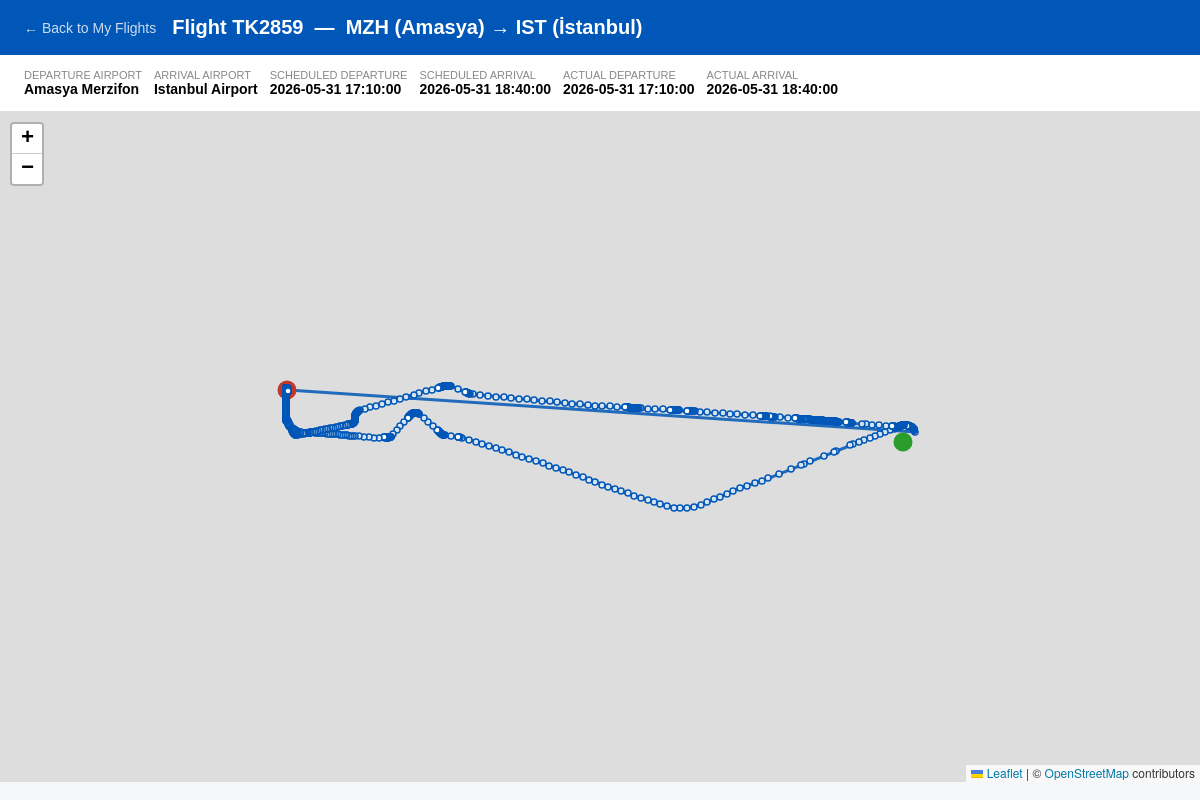
/project/user/flight_path.php?flightNumber=TK2859&scheduledDeparture=2026-05-31+17:10:00 (signed in), run on the app's committed database.
### tables this page shows
CREATE TABLE flight (
  aircraftRegistration varchar(8),  
  departedAirport varchar(6) NOT NULL,  
  arrivedAirport varchar(6) NOT NULL,  
  flightNumber varchar(6) NOT NULL,  
  scheduledDeparture datetime NOT NULL,  
  scheduledArrival datetime NOT NULL,  
  actualDeparture datetime NOT NULL,  
  actualArrival datetime NOT NULL,  
  PRIMARY KEY (flightNumber, scheduledDeparture),
  CONSTRAINT flightFliesFrom FOREIGN KEY (departedAirport) REFERENCES airport (codeICAO),
  CONSTRAINT flightFliesTo FOREIGN KEY (arrivedAirport) REFERENCES airport (codeICAO),
  CONSTRAINT flightUsesAircraft FOREIGN KEY (aircraftRegistration) REFERENCES aircraft (registration) ON UPDATE CASCADE
);

CREATE TABLE airport (
  latitude float(11) NOT NULL,  
  longitude float(11) NOT NULL,  
  codeICAO varchar(4) PRIMARY KEY NOT NULL,  
  codeIATA varchar(3),  
  runways varchar(100) NOT NULL,  
  pname varchar(100) NOT NULL,  
  city varchar(100) NOT NULL,  
  country varchar(2) NOT NULL,  
  avgAircraftToRunway int(11),  
  avgGateToAircraftByBus int(11)  
);

### project/user/flight_path.php (the view, shortened to what this page needs)
<?php
$flightNumber       = isset($_GET['flightNumber'])       ? trim($_GET['flightNumber'])       : '';
$scheduledDeparture = isset($_GET['scheduledDeparture']) ? trim($_GET['scheduledDeparture']) : '';
$host   = "127.0.0.1";
$dbname = "flightdiary306";
$dbuser = "root";
$dbpass = "";
try {
    $pdo = new PDO("mysql:host=$host;dbname=$dbname;charset=utf8mb4", $dbuser, $dbpass);
    $pdo->setAttribute(PDO::ATTR_ERRMODE, PDO::ERRMODE_EXCEPTION);
    $flightStmt = $pdo->prepare("
        SELECT
            f.flightNumber,
            f.scheduledDeparture,
            f.scheduledArrival,
            f.actualDeparture,
            f.actualArrival,
            dep.pname    AS depName,
            dep.city     AS depCity,
            dep.codeIATA AS depIATA,
            dep.latitude AS depLat,
            dep.longitude AS depLng,
            arr.pname    AS arrName,
            arr.city     AS arrCity,
            arr.codeIATA AS arrIATA,
            arr.latitude AS arrLat,
            arr.longitude AS arrLng
        FROM flight f
        JOIN airport dep ON dep.codeICAO = f.departedAirport
        JOIN airport arr ON arr.codeICAO = f.arrivedAirport
        WHERE f.flightNumber = ?
          AND f.scheduledDeparture = ?
        LIMIT 1
    ");
    $flightStmt->execute([$flightNumber, $scheduledDeparture]);
    $flight = $flightStmt->fetch(PDO::FETCH_ASSOC);
    $pathStmt = $pdo->prepare("
        SELECT latitude, longitude, altitude, speed, heading, epochTimestamp
        FROM path
        WHERE flightNumber = ?
        ORDER BY epochTimestamp ASC
    ");
    $pathStmt->execute([$flightNumber]);
    $pathPoints = $pathStmt->fetchAll(PDO::FETCH_ASSOC);
} catch (PDOException $e) {
    die("Database error: " . $e->getMessage());
}
?>
<!DOCTYPE html>
<html lang="en">
<head>
    <link rel="stylesheet" href="https://unpkg.com/leaflet@1.9.4/dist/leaflet.css" />
</head>
<body>
<header>
    <a href="tickets.php">&larr; Back to My Flights</a>
    <h1>
        Flight <?php echo htmlspecialchars($flightNumber); ?> &nbsp;&mdash;&nbsp;
        <?php echo htmlspecialchars($flight['depIATA'] . ' (' . $flight['depCity'] . ')'); ?>
        &rarr;
        <?php echo htmlspecialchars($flight['arrIATA'] . ' (' . $flight['arrCity'] . ')'); ?>
    </h1>
</header>
<div class="info-bar">
    <div class="info-item">
        <span>Departure Airport</span>
        <span><?php echo htmlspecialchars($flight['depName']); ?></span>
    </div>
    <div class="info-item">
        <span>Arrival Airport</span>
        <span><?php echo htmlspecialchars($flight['arrName']); ?></span>
    </div>
    <div class="info-item">
        <span>Scheduled Departure</span>
        <span><?php echo htmlspecialchars($flight['scheduledDeparture']); ?></span>
    </div>
    <div class="info-item">
        <span>Scheduled Arrival</span>
        <span><?php echo htmlspecialchars($flight['scheduledArrival']); ?></span>
    </div>
    <div class="info-item">
        <span>Actual Departure</span>
        <span><?php echo htmlspecialchars($flight['actualDeparture']); ?></span>
    </div>
    <div class="info-item">
        <span>Actual Arrival</span>
        <span><?php echo htmlspecialchars($flight['actualArrival']); ?></span>
    </div>
</div>
<?php if (empty($pathPoints)): ?>
    <div class="no-path">No flight path data available for this flight.</div>
<?php else: ?>
    <div id="map"></div>
<?php endif; ?>
</body>
</html>

### project/user/flight_path.php (style rules this page uses)
* { box-sizing: border-box; margin: 0; padding: 0; }
body { font-family: Arial, sans-serif; background: #f5f7fa; }
header { background: #0057b7; color: #fff; padding: 16px 24px; display: flex; align-items: center; gap: 16px; }
header a { color: #cde; text-decoration: none; font-size: 14px; }
header h1 { font-size: 20px; }
.info-bar { display: flex; flex-wrap: wrap; gap: 12px; padding: 14px 24px; background: #fff; border-bottom: 1px solid #ddd; font-size: 14px; }
.info-item { display: flex; flex-direction: column; }
.info-item span:first-child { font-size: 11px; color: #888; text-transform: uppercase; }
.info-item span:last-child { font-weight: bold; }
#map { width: 100%; height: calc(100vh - 130px); }

### data on the page
flight: departedAirport.city "MZH (Amasya)", arrivedAirport.city "IST (İstanbul)", departedAirport.pname "Amasya Merzifon", arrivedAirport.pname "Istanbul Airport", scheduledDeparture "2026-05-31 17:10:00", scheduledArrival "2026-05-31 18:40:00", actualDeparture "2026-05-31 17:10:00", actualArrival "2026-05-31 18:40:00"

### other printed values
$flightNumber "TK2859"
